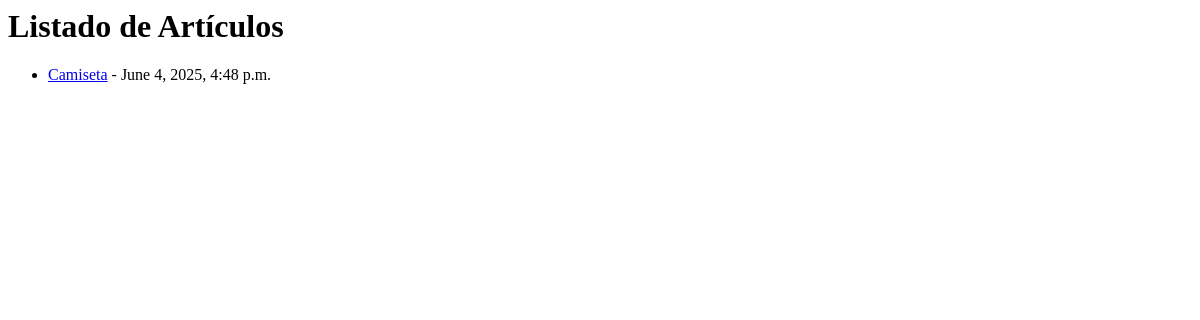
Before: / with the older database file.
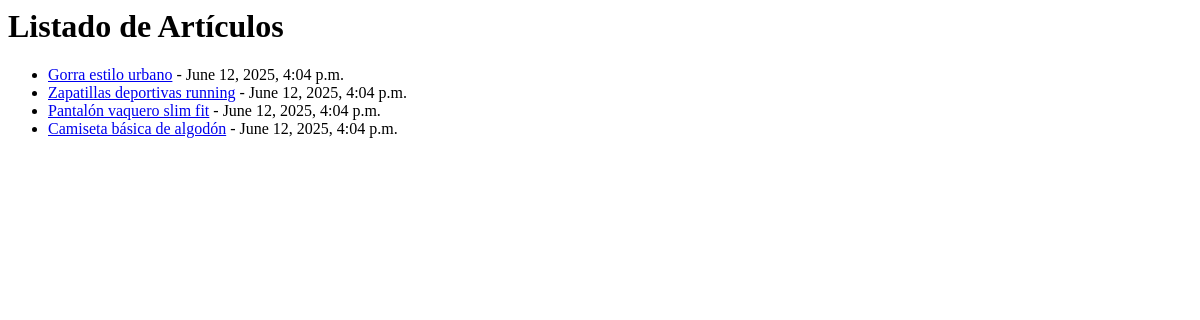
After: the same page with the newer database file.
### cms/models.py (models this page shows, shortened)
class Articulo(models.Model):
    ESTADOS = (
        ('borrador', 'Borrador'),
        ('publicado', 'Publicado'),
    )
    titulo = models.CharField(max_length=200)
    contenido = models.TextField()
    fecha_creacion = models.DateTimeField(auto_now_add=True)
    fecha_actualizacion = models.DateTimeField(auto_now=True)
    autor = models.ForeignKey(settings.AUTH_USER_MODEL, on_delete=models.CASCADE)
    categoria = models.ForeignKey(Categoria, on_delete=models.SET_NULL, null=True)
    estado = models.CharField(max_length=10, choices=ESTADOS, default='borrador')

### cms/views.py (the view)
# urls.py: path('', views.lista_articulos, name='lista_articulos'),
def lista_articulos(request):
    articulos = Articulo.objects.filter(estado='publicado').order_by('-fecha_creacion')
    return render(request, 'cms/lista_articulos.html', {'articulos': articulos})

### cms/templates/cms/lista_articulos.html
<h1>Listado de Artículos</h1>
<ul>
    {% for articulo in articulos %}
        <li>
            <a href="{% url 'detalle_articulo' articulo.id %}">{{ articulo.titulo }}</a>
            - {{ articulo.fecha_creacion }}
        </li>
    {% empty %}
        <li>No hay artículos disponibles.</li>
    {% endfor %}
</ul>

Changed rows visible on the page:
removed Articulo: titulo "Camiseta", fecha_creacion "June 4, 2025, 4:48 p.m."
added Articulo: titulo "Gorra estilo urbano", fecha_creacion "June 12, 2025, 4:04 p.m."
added Articulo: titulo "Zapatillas deportivas running", fecha_creacion "June 12, 2025, 4:04 p.m."
added Articulo: titulo "Pantalón vaquero slim fit", fecha_creacion "June 12, 2025, 4:04 p.m."
added Articulo: titulo "Camiseta básica de algodón", fecha_creacion "June 12, 2025, 4:04 p.m."
